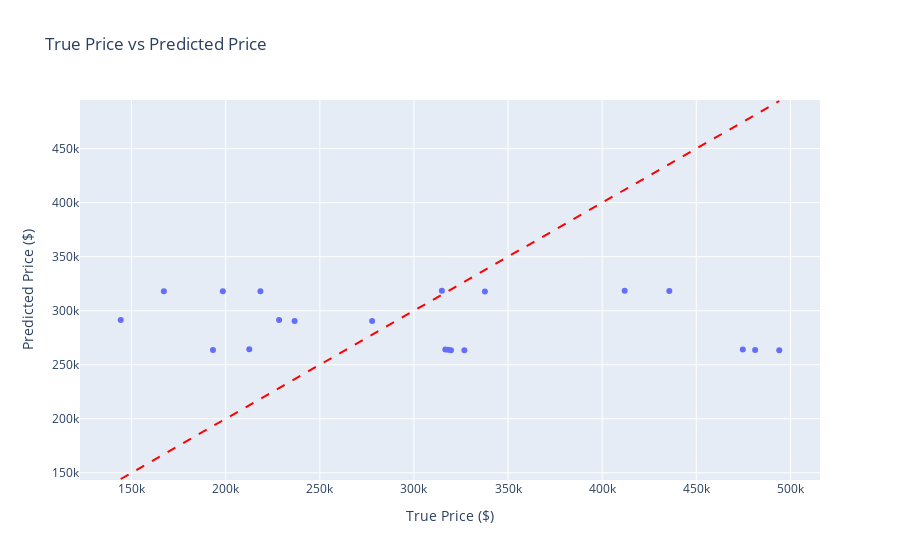

Notebook code for this chart:
### Code cell
results_df = pd.DataFrame({
    'True Price': y_test,
    'Predicted Price': y_pred
})

fig2 = px.scatter(results_df, x='True Price', y='Predicted Price', 
                  title="True Price vs Predicted Price", 
                  labels={'True Price': 'True Price ($)', 'Predicted Price': 'Predicted Price ($)'},
                 )

fig2.add_shape(
    type='line',
    x0=results_df['True Price'].min(), x1=results_df['True Price'].max(),
    y0=results_df['True Price'].min(), y1=results_df['True Price'].max(),
    line=dict(color='Red', dash='dash')
)

fig2.show()

### Figure 1 — Plotly figure (JSON) as saved in the notebook; plotly's stock layout.template omitted (floating-point values rounded to 4 significant figures)
{"data": [{"hovertemplate": "True Price ($)=%{x}<br>Predicted Price ($)=%{y}<extra></extra>", "legendgroup": "", "marker": {"color": "#636efa", "symbol": "circle"}, "mode": "markers", "name": "", "orientation": "v", "showlegend": false, "type": "scatter", "x": [319686, 198506, 411955, 318164, 277789, 494070, 218451, 314835, 236602, 144262, 435674, 167172, 212547, 193264, 474705, 228376, 326814, 337714, 481245, 316688], "xaxis": "x", "y": [263500.0, 318100.0, 318500.0, 263800.0, 290500.0, 263400.0, 318100.0, 318600.0, 290500.0, 291300.0, 318300.0, 318000.0, 264200.0, 263700.0, 264200.0, 291300.0, 263400.0, 317700.0, 263700.0, 264100.0], "yaxis": "y"}], "layout": {"legend": {"tracegroupgap": 0}, "shapes": [{"line": {"color": "Red", "dash": "dash"}, "type": "line", "x0": 144262, "x1": 494070, "y0": 144262, "y1": 494070}], "title": {"text": "True Price vs Predicted Price"}, "xaxis": {"anchor": "y", "domain": [0, 1], "title": {"text": "True Price ($)"}}, "yaxis": {"anchor": "x", "domain": [0, 1], "title": {"text": "Predicted Price ($)"}}}}
